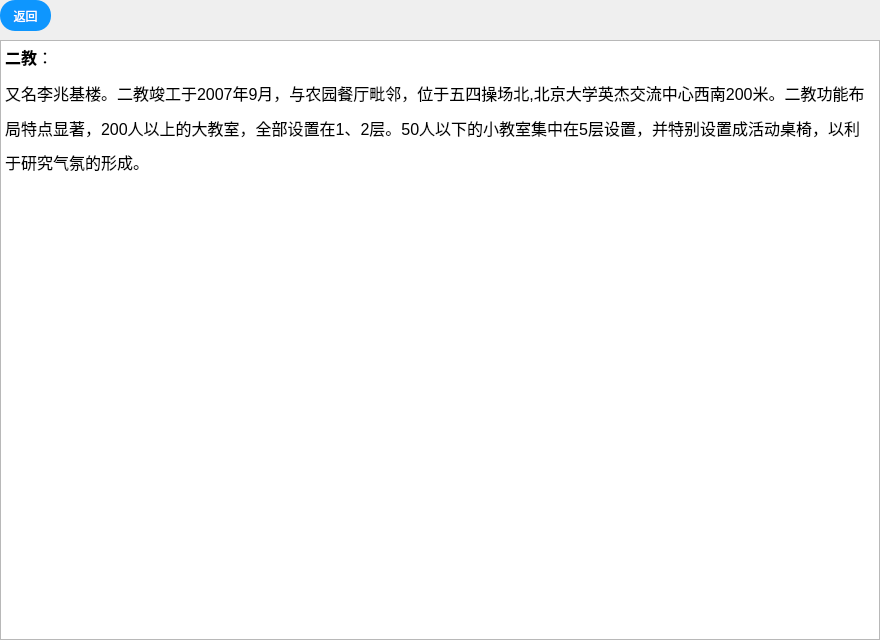
<?xml version="1.0" encoding="UTF-8"?>
<ui version="4.0">
 <class>A_erjiao</class>
 <widget class="QDialog" name="A_erjiao">
  <property name="geometry">
   <rect>
    <x>0</x>
    <y>0</y>
    <width>880</width>
    <height>640</height>
   </rect>
  </property>
  <property name="windowTitle">
   <string>Dialog</string>
  </property>
  <widget class="QPushButton" name="pushButton">
   <property name="geometry">
    <rect>
     <x>0</x>
     <y>0</y>
     <width>51</width>
     <height>31</height>
    </rect>
   </property>
   <property name="styleSheet">
    <string notr="true">QPushButton
{
    font-family:Microsoft Yahei;
    font:=20px;
    color:white;
    background-color:rgb(14 , 150 , 254);
    border-radius:15px;
    height:20px;
    width:20px;
}

QPushButton:hover
{
    background-color:rgb(44 , 137 , 255);
}

QPushButton:pressed
{
    background-color:rgb(14 , 150 , 254);
    padding-left:3px;
    padding-top:3px;
}</string>
   </property>
   <property name="text">
    <string>返回</string>
   </property>
  </widget>
  <widget class="QTextBrowser" name="textBrowser">
   <property name="geometry">
    <rect>
     <x>0</x>
     <y>40</y>
     <width>880</width>
     <height>600</height>
    </rect>
   </property>
   <property name="html">
    <string>&lt;!DOCTYPE HTML PUBLIC &quot;-//W3C//DTD HTML 4.0//EN&quot; &quot;http://www.w3.org/TR/REC-html40/strict.dtd&quot;&gt;
&lt;html&gt;&lt;head&gt;&lt;meta name=&quot;qrichtext&quot; content=&quot;1&quot; /&gt;&lt;meta charset=&quot;utf-8&quot; /&gt;&lt;style type=&quot;text/css&quot;&gt;
p, li { white-space: pre-wrap; }
hr { height: 1px; border-width: 0; }
li.unchecked::marker { content: &quot;\2610&quot;; }
li.checked::marker { content: &quot;\2612&quot;; }
&lt;/style&gt;&lt;/head&gt;&lt;body style=&quot; font-family:'Microsoft YaHei UI'; font-size:9pt; font-weight:400; font-style:normal;&quot;&gt;
&lt;p style=&quot; margin-top:0px; margin-bottom:0px; margin-left:0px; margin-right:0px; -qt-block-indent:0; text-indent:0px;&quot;&gt;&lt;span style=&quot; font-family:'楷体'; font-size:12pt; font-weight:700;&quot;&gt;二教&lt;/span&gt;&lt;span style=&quot; font-family:'楷体'; font-size:12pt;&quot;&gt;：&lt;/span&gt;&lt;span style=&quot; font-size:12pt;&quot;&gt; &lt;/span&gt;&lt;/p&gt;
&lt;p style=&quot; margin-top:12px; margin-bottom:12px; margin-left:0px; margin-right:0px; -qt-block-indent:0; text-indent:0px; line-height:150%;&quot;&gt;&lt;span style=&quot; font-family:'楷体'; font-size:12pt;&quot;&gt;又名李兆基楼。二教竣工于2007年9月，与农园餐厅毗邻，位于五四操场北,北京大学英杰交流中心西南200米。二教功能布局特点显著，200人以上的大教室，全部设置在1、2层。50人以下的小教室集中在5层设置，并特别设置成活动桌椅，以利于研究气氛的形成。&lt;/span&gt;&lt;span style=&quot; font-size:12pt;&quot;&gt; &lt;/span&gt;&lt;/p&gt;
&lt;p style=&quot; margin-top:12px; margin-bottom:12px; margin-left:0px; margin-right:0px; -qt-block-indent:0; text-indent:0px; line-height:150%;&quot;&gt;&lt;img src=&quot;:/a/aTeachingBuilding/erjiao1.jpg&quot; /&gt;&lt;/p&gt;&lt;/body&gt;&lt;/html&gt;</string>
   </property>
  </widget>
 </widget>
 <resources/>
 <connections/>
</ui>
